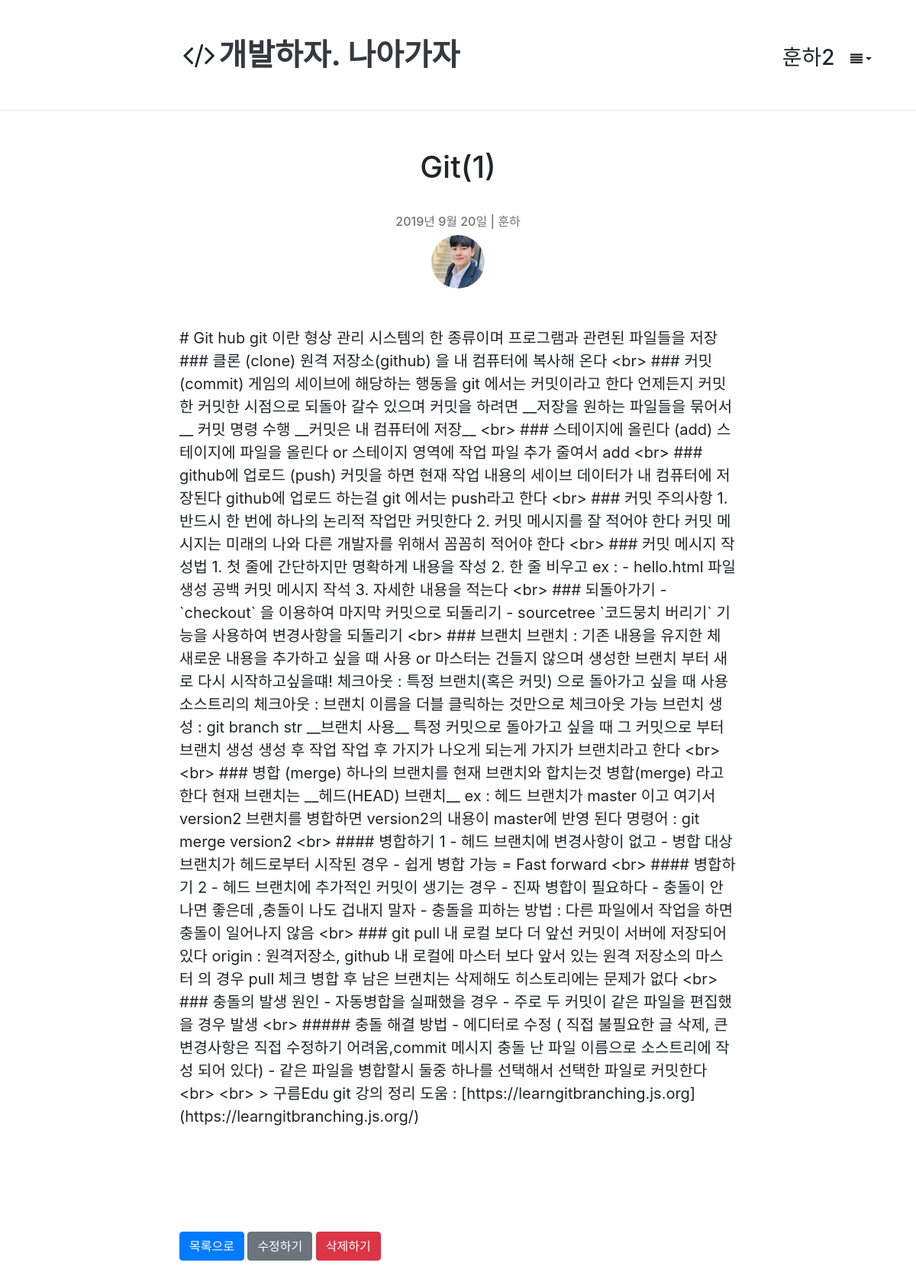
The app's page /50/ (signed in) with its own data.
### account/models.py (models this page shows, shortened)
class Account(AbstractBaseUser, PermissionsMixin):
    email = models.EmailField(
        verbose_name=('email address'),
        max_length=255,
        unique=True,
    )
    username = models.CharField(('username'), max_length=30,
                                help_text=('Requierd. 30 characters or fewer. Letters, digits'
                                           ' and ./+/-/_ only'),
                                validators=[  # 정규식을 통한 특수문자 제외
                                    validators.RegexValidator(r'^[\w.+-]+$', ('Enter a valid username.'), 'invalid')
                                ])
    is_staff = models.BooleanField(('staff status'), default=False,
                                   help_text='Designates whether the user can log into this admin site')
    is_active = models.BooleanField(('active'), default=True,
                                    help_text='Designates whether this user should be treated as '
                                              'active. Unselect this instead of deleting accounts.')
    date_joined = models.DateTimeField(('date joined'), default=timezone.now)
    thumbnail = ProcessedImageField(blank=True, upload_to="profile" , null=True, processors=[ResizeToFill(100,100)],
                                    format='JPEG', options={'quality': 80})
    created_at = models.DateTimeField(auto_now_add=True)
    updated_at = models.DateTimeField(auto_now=True)
    object = AccountManager()
    USERNAME_FIELD = 'email'
    REQUIRED_FIELDS = ['username']
    class Meta:
        verbose_name = ('user')
        verbose_name_plural = ('users')
        swappable = 'AUTH_USER_MODEL'

### blog/models.py (models this page shows, shortened)
class Post(models.Model):
    author = models.ForeignKey(Account , on_delete=models.CASCADE)
    title = models.CharField(max_length=100, verbose_name = 'Title' , help_text = 'Please enter a posting title')
    text = models.TextField(verbose_name='Contents')
    photo = ProcessedImageField(blank=True, upload_to = 'blog/post/%Y' ,processors = [Thumbnail(300,300)],format='JPEG' ,options={'quality': 60})
    created_date= models.DateTimeField(default =timezone.now)
    published_date = models.DateTimeField(blank=True , null=True)
    tags = models.CharField(max_length=100, blank=True)
    class Meta:
        ordering = ['-id']

### blog/views.py (the view)
# urls.py: path('<int:pk>/',views.post_detail, name='post_detail'),
def post_detail(request, pk):
    post = Post.objects.select_related('author').get(pk=pk)
    return render(request, 'blog/post_detail.html', {'post': post})

### blog/templates/blog/post_detail.html (shortened to what this page needs)
{% extends "blog/layout.html" %}
{% block content %}
    <div class="container">
        <div class="row">
            <div class="col-md-2"></div>
            <div class="col-md-8">
                <div class="post">
                    <div class="post-header" style="padding-bottom: 50px;">
                        <h1 style="text-align: center; padding-bottom: 30px;">{{ post.title }}</h1>
                        <div class="post-meta" style="text-align: center">
                            <h6 class="text-muted">  {{ post.published_date |date:"Y년 M d일" }}
                                | {{ post.author.username }}</h6>
                            <img src="{{ post.author.thumbnail.url }}" alt="" style=" width: 70px; border-radius: 50%">
                        </div>
                    </div>
                    <div class="content-markdown" id="editSection">
                        <div class="content" style="font-size:20px;">{{ post.text }}</div>
                    </div>
                        {% load disqus_tags %}
                    <br>
                    <a href="{% url 'post_list' %}" class="btn btn-primary">목록으로</a>
                    {% if request.user.is_staff %}
                        <a href="{% url "post_edit" post.pk %}" class="btn btn-secondary">수정하기</a>
                        <a href="{% url 'post_remove' post.pk %}" class="btn btn-danger">삭제하기</a>
                    {% endif %}
                    <br>
                </div>
            </div>
        </div>
    </div>
{% endblock %}

### templates/layout.html (shortened to what this page needs)
<!DOCTYPE html>
<html lang="ko">
<head>
    <link rel="stylesheet" href="https://stackpath.bootstrapcdn.com/bootstrap/4.3.1/css/bootstrap.min.css"
/>
    <link rel="stylesheet" href="//stackpath.bootstrapcdn.com/font-awesome/4.7.0/css/font-awesome.min.css"/>
    <link rel="stylesheet" href="https://uicdn.toast.com/tui-editor/latest/tui-editor.css">
    <link rel="stylesheet" href="https://uicdn.toast.com/tui-editor/latest/tui-editor-contents.css">
    <link rel="stylesheet" href="https://cdnjs.cloudflare.com/ajax/libs/codemirror/5.33.0/codemirror.css">
    <link rel="stylesheet" href="https://cdnjs.cloudflare.com/ajax/libs/highlight.js/9.12.0/styles/github.min.css">
</head>
<body>
<header class="site-header">
    <div class="container">
        <div class="row">
            <div class="col-md-2"></div>
            <div class="col-md-10">
                <br>
                <br>
                <h3 class="float-right">
                    <div class="page-header" style="margin-top: 10px">
                        {% if user.is_staff %}
                            {{ user.username }}
                        {% endif %}
                        <button class="btn dropdown-toggle" data-toggle="dropdown" id="dropdownmenu" role="button"
                                aria-haspopup="true"
                                aria-expanded="false"><i class="fa fa-align-justify"></i></button>
                    </div>
                </h3>
                <h1 class="blog-title" style="text-align: left"><i class="fa fa-fw fa-code"></i><a class="text-dark"
                                                                                                   href="{% url 'post_list' %}"><b>개발하자.
                    나아가자</b></a>
                </h1>
                <br>
            </div>
        </div>
    </div>
</header>
<hr style="margin-bottom: 50px">
{% block content %}
{% endblock %}
{% block extra_body %}
{% endblock %}
</body>
</html>

### templates/layout.html (style rules this page uses)
html { position: relative; min-height: 100%; }
body { margin-bottom: 60px; min-height: 100%; }

### records on screen
Account: username "훈하2"
Post: title "Git(1)", published_date "2019년 9월 20일", author.username "훈하", author.thumbnail (picture), text "# Git hub git 이란 형상 관리 시스템의 한 종류이며 프로그램과 관련된 파일들을 저장 ### 클론 (clone) 원격 저장소(github) 을 내 컴퓨터에 복사해 온다 <br> ### 커밋 (commit) 게임의 세이브에 해당하는 행동을 git 에서는 커밋이라고 한다 언제든지 커밋한 커밋한 시점으로 되돌아 갈수 있으며 커밋을 하려면 __저장을 원하는 파일들을 묶어서__ 커밋 명령 수행 __커밋은 내 컴퓨터에 저장__ <br> ### 스테이지에 올린다 (add) 스테이지에 파일을 올린다 or 스테이지 영역에 작업 파일 추가 줄여서 add <br> ### github에 업로드 (push) 커밋을 하면 현재 작업 내용의 세이브 데이터가 내 컴퓨터에 저장된다 github에 업로드 하는걸 git 에서는 push라고 한다 <br> ### 커밋 주의사항 1. 반드시 한 번에 하나의 논리적 작업만 커밋한다 2. 커밋 메시지를 잘 적어야 한다 커밋 메시지는 미래의 나와 다른 개발자를 위해서 꼼꼼히 적어야 한다 <br> ### 커밋 메시지 작성법 1. 첫 줄에 간단하지만 명확하게 내용을 작성 2. 한 줄 비우고 ex : - hello.html 파일생성 공백 커밋 메시지 작석 3. 자세한 내용을 적는다 <br> ### 되돌아가기 - `checkout` 을 이용하여 마지막 커밋으로 되돌리기 - sourcetree `코드뭉치 버리기` 기능을…"
